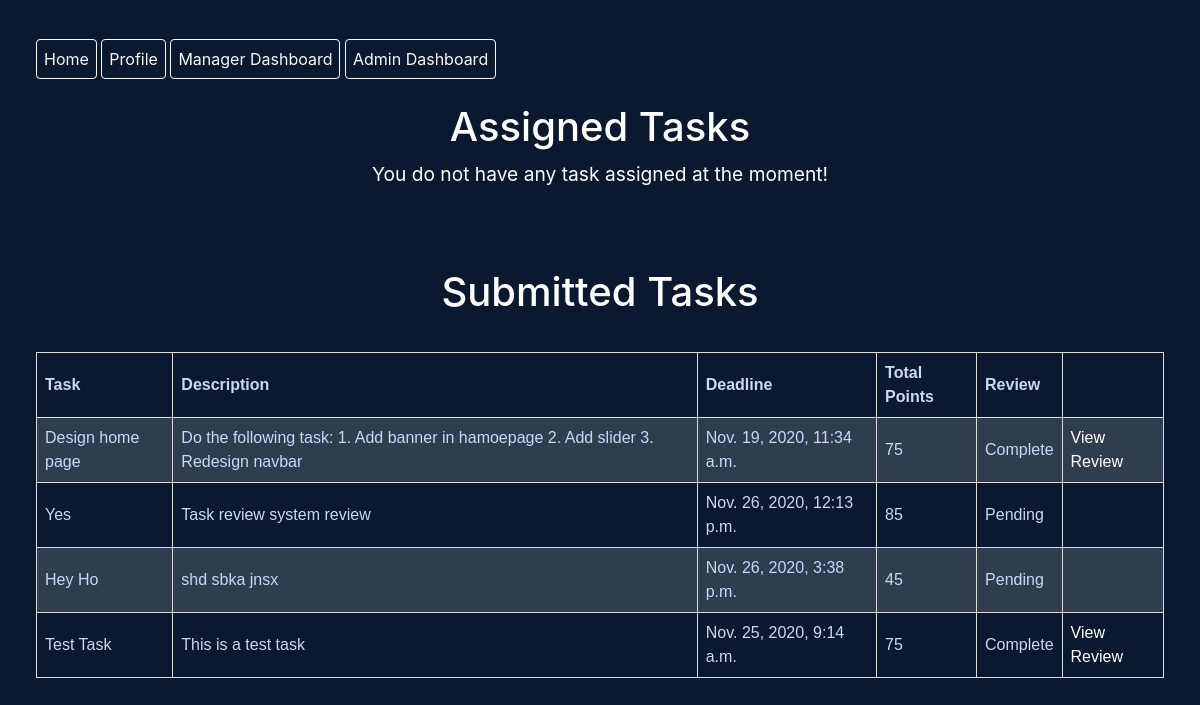
The app's page / (signed in), older data.
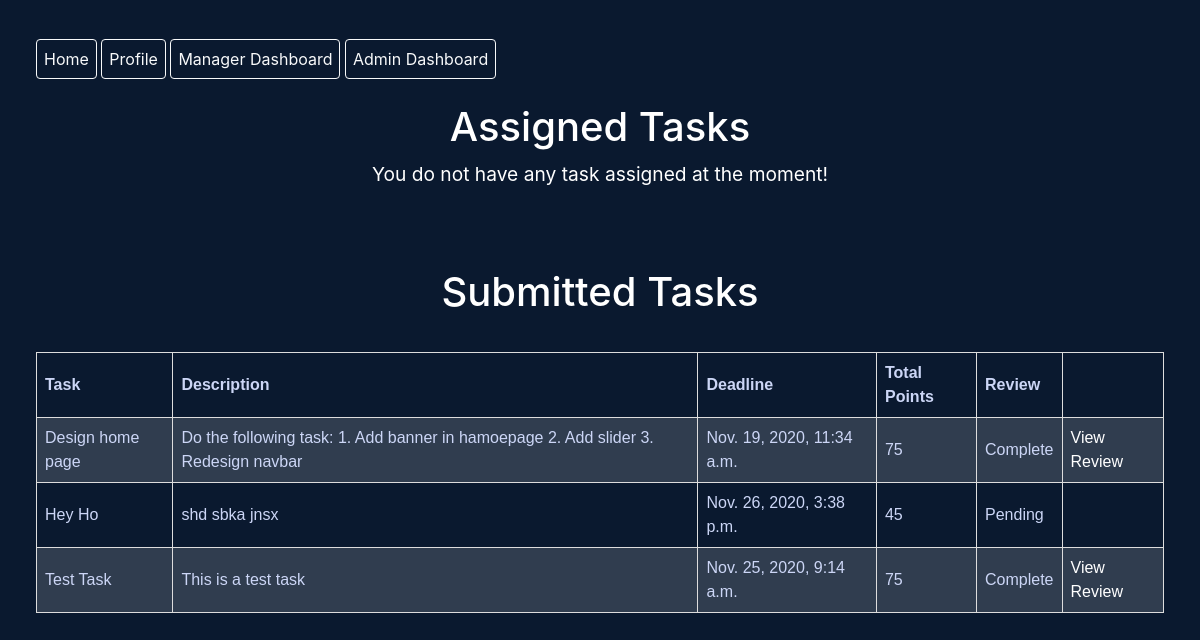
The same page, newer data.
### createMode/models.py (models this page shows, shortened)
class Task(models.Model):
	title = models.CharField(max_length=240)
	description = models.TextField()
	total_points = models.PositiveIntegerField(validators=[MinValueValidator(10), MaxValueValidator(100)])
	department = models.ForeignKey(Department, on_delete=models.CASCADE)
	deadline = models.DateTimeField()
	assigned_to = models.ForeignKey(User, on_delete=models.SET_NULL, blank=True, null=True, related_name='assigned_to_user')
	created_by = models.ForeignKey(User, on_delete=models.SET_NULL, blank=True, null=True, related_name='created_by_user')
	created_at = models.DateTimeField(auto_now_add=True)
	submitted = models.BooleanField(default=False)
	reviewed = models.BooleanField(default=False)
	review_id = models.PositiveIntegerField(blank=True, null=True)

### core/views.py (the view)
# urls.py: path('', adminIndex.as_view(), name='admin-index'),
@login_required(login_url='/login')
def index(request):
	EPIRecord = EmployeePersonalInfo.objects.filter(user= request.user)
	if not EPIRecord:
		messages.info(request, f'Please update your personal information.')
		return redirect('core:add-personal-info')
	EEIRecord = EmployeeEducationInfo.objects.filter(user= request.user)
	if not EEIRecord:
		messages.info(request, f'Please update your educational information.')
		return redirect('core:add-education-info')
	EExIRecord = EmployeeExperienceInfo.objects.filter(user= request.user)
	if not EExIRecord:
		messages.info(request, f'Please update your experience information.')
		return redirect('core:add-experience-info')
	isManager = False
	EJI = EmployeeJobInfo.objects.filter(user = request.user)
	if EJI and EJI[0].isManager == True:
		isManager = True
	tasks = Task.objects.filter(assigned_to = request.user)
	context = {
		'assigned_tasks' : tasks.filter(submitted = False),
		'submitted_tasks' : tasks.filter(submitted = True),
		'isManager' : isManager,
	}
	return render(request, 'core/index.html', context)

### core/context_processors.py (called while the page is built)
def check_authorization(request):
	if request.user.is_superuser:
		user_is_admin = True
	else:
		user_is_admin = False
	if request.user.is_authenticated:
		user_is_authenticated = True
		jobinfo = EmployeeJobInfo.objects.filter(user = request.user)[0]
		if jobinfo and jobinfo.isManager == True:
			user_is_manager = True
		else:
			user_is_manager = False
	else:
		user_is_authenticated = False
		user_is_manager = False
	return {
		'user_is_authenticated' : user_is_authenticated,
		'user_is_admin': user_is_admin,
		'user_is_manager' : user_is_manager,
	}

### core/templates/core/index.html (shortened to what this page needs)
{% extends 'core/base.html' %}
{% load static %}
{% block content %}
	<div class="">
		<h1>Assigned Tasks</h1>
		{% if assigned_tasks %}
			<table>
				<tr>
					<th>Task</th>
					<th>Description</th>
					<th>Deadline</th>
					<th>Total Points</th>
					<th></th>
				</tr>
					{% for task in assigned_tasks %}
						<tr>
					    	<td>
					    		{{ task.title}}
					    	</a></td>
					    	<td> {{ task.description }}</td>
					    	<td>
								{{ task.deadline }}
					    	</td>
					    	<td>
					    		{{ task.total_points }}
					    	</td>
					    	<td>
					    		<a href="{% url 'createMode:submit-task' task.pk %}">Submit</a>
					    	</td>
					    </tr>
					{% endfor %}
			</table>
		{% else %}
			<h4 class='msg'> <small>You do not have any task assigned at the moment! </small></h4>
		{% endif %}
		<br><br><br>
		<h1>Submitted Tasks</h1>
		{% if submitted_tasks %}
			<table>
				<tr>
					<th>Task</th>
					<th>Description</th>
					<th>Deadline</th>
					<th>Total Points</th>
					<th>Review</th>
					<th></th>
				</tr>
					{% for task in submitted_tasks %}
						<tr>
					    	<td>
					    		{{ task.title}}
					    	</a></td>
					    	<td> {{ task.description }}</td>
					    	<td>
								{{ task.deadline }}
					    	</td>
					    	<td>
					    		{{ task.total_points }}
					    	</td>
					    	<td>
					    		{% if task.reviewed is True %}
					    			Complete
					    		{% else %}
					    			Pending
					    		{% endif %}
					    	</td>
					    	<td>
					    		{% if task.reviewed is True %}
					    			<a href="{% url 'core:task-review-details' task.review_id %}">
					    				View Review
					    			</a>
					    		{% endif %}
					    	</td>
					    </tr>
					{% endfor %}
			</table>
		{% else %}
			<h4 class='msg'> <small>You do not have any submitted task  at the moment! </small></h4>
		{% endif %}
		<br><br><br>
	</div>
{% endblock %}

Row changes from the older to the newer data that the page shows:
no longer on this page (row edited): Task: title "Yes", description "Task review system review", deadline "Nov. 26, 2020, 12:13 p.m.", total_points "85", reviewed "Pending"
